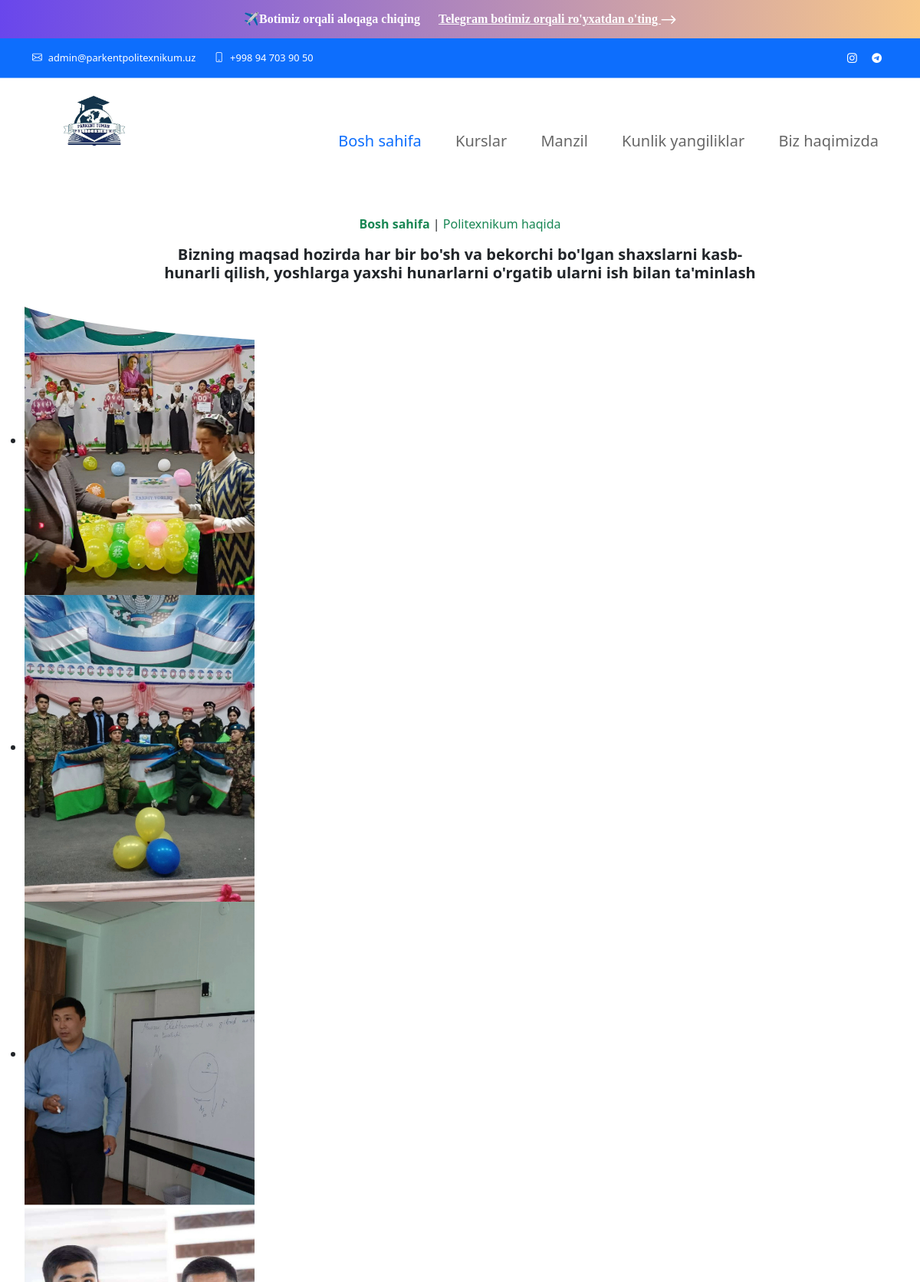
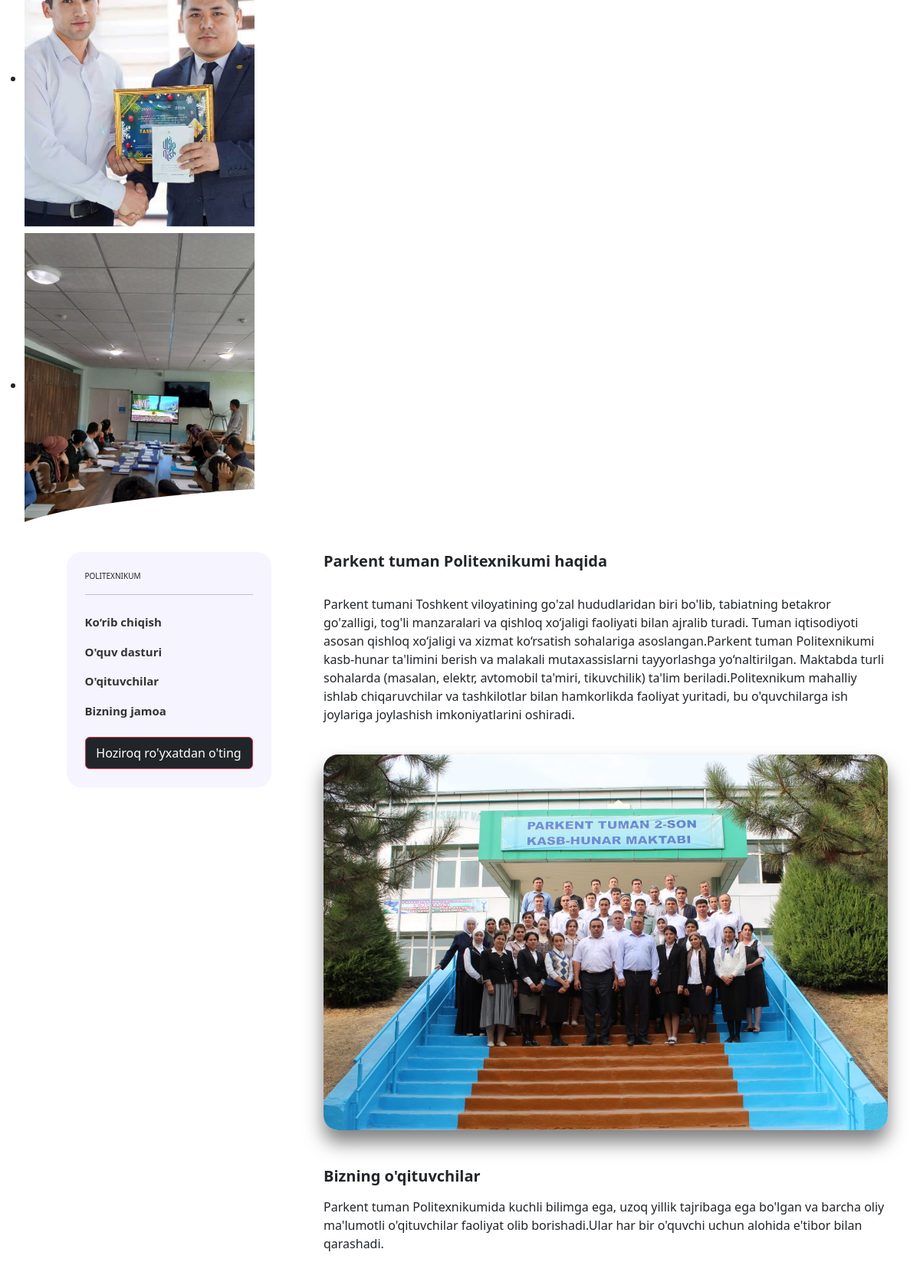
/about (upper part), run on the app's committed database (2 pictures, top to bottom).
### about/models.py (models this page shows, shortened)
class About_page_1(models.Model):
    long_desc=models.TextField()
    about_pic1=models.ImageField(upload_to="images")
    about_pic2 = models.ImageField(upload_to="images")
    about_pic3 = models.ImageField(upload_to="images")
    about_pic4 = models.ImageField(upload_to="images")
    about_pic5 = models.ImageField(upload_to="images")
    title_for_about_khm=models.CharField(max_length=300)
    about_khm=models.TextField()
    khm_picture=models.ImageField(upload_to="images")
    class Meta:
        verbose_name="Biz haqimizda 1-qism"
        verbose_name_plural ="Biz haqimizda 1-qism"

### about/views.py (the view)
# urls.py: path('about',about,name='about'),
def about(request):
    courses = Course.objects.all()
    datas = About_page_1.objects.all()
    teachers = Teacher.objects.all()
    goals = About_page_2.objects.all()
    return render(request, "about.html", {"courses": courses, "datas": datas, "teachers": teachers, 'goals': goals})

### about/models.py (called while the page is built)
    def __str__(self):
        return self.course_name

### about/templates/about.html (shortened to what this page needs)
{%extends 'navbar_only.html'%}
{%block content%}
<link rel="stylesheet" href="https://cdn.jsdelivr.net/npm/bootstrap-icons@1.9.1/font/bootstrap-icons.css">
<link rel="stylesheet" href="https://cdnjs.cloudflare.com/ajax/libs/Glide.js/3.2.0/css/glide.core.min.css">
<div id="header" class="container>
        <p class=" text-success text-center"><span><a class="text-success text-decoration-none fw-bold"
                                                      href="{%url 'index' %}">Bosh sahifa</a></span> | <a
        class="text-success text-decoration-none" href="{%url 'about'%}">Politexnikum haqida</a></p>
{%for data in datas%}
<h1 class="about_h1 fw-bold text-center">{{data.long_desc}}</h1>
</div>
<div class="glide">
    <div id="scrolling">
        <div class="glide__track" data-glide-el="track">
            <ul class="glide__slides">
                <li class="glide__slide"><img loading="lazy" src="{{data.about_pic1.url}}" alt="image" style="width:300px; height:400px;">
                </li>
                <li class="glide__slide"><img loading="lazy" src="{{data.about_pic2.url}}" alt="image">
                </li>
                <li class="glide__slide"><img loading="lazy" src="{{data.about_pic3.url}}" alt="image">
                </li>
                <li class="glide__slide"><img loading="lazy" src="{{data.about_pic4.url}}" alt="image">
                </li>
                <li class="glide__slide"><img loading="lazy" src="{{data.about_pic5.url}}" alt="image">
                </li>
            </ul>
        </div>
    </div>
</div>
{%endfor%}
<section>
    <div class="container">
        <div class="row">
            <div class="col-md-4">
                <nav id="navbar-bg" class="navbar sticky-top rounded p-4 w-75" style="font-size: 10px;">
                    <ul class="nav navbar-nav w-100">
                        <li>
                            POLITEXNIKUM
                        </li>
                        <hr>
                        <li class="nav-item">
                            <a class="nav-link fw-bold" href="#about_us"> Ko‘rib chiqish </a>
                        </li>
                        <li class="nav-item">
                            <a class="nav-link fw-bold" href="#courses"> O'quv dasturi </a>
                        </li>
                        <li class="nav-item">
                            <a class="nav-link fw-bold" href="#mentors"> O'qituvchilar </a>
                        </li>
                        <li class="nav-item">
                            <a class="nav-link fw-bold" href="#courses_room"> Bizning jamoa </a>
                        </li>
                        <br>
    <button type="button" class="btn btn-danger bg-dark p-2 text-white" data-bs-target="#exampleModalToggle" data-bs-toggle="modal">Hoziroq ro'yxatdan o'ting</button>
                    </ul>
                </nav>
            </div>
            <div class="col-md-8">
                {%for data in datas%}
                <div id="about_us">
                    <div>
                        <h1 class="fw-bold">{{data.title_for_about_khm}}</h1> <br>
                        <p>{{data.about_khm}}</p>
                    </div>
                    <img loading="lazy" src="{{data.khm_picture.url}}" class="w-100 rounded mt-4 shadow"
                         alt="image">
                </div>
                {%endfor%}
                <div id="mentors">
                    <h1 class="fw-bold mt-5">Bizning o'qituvchilar</h1>
                    <p class="mt-3">Parkent tuman Politexnikumida  kuchli bilimga ega, uzoq yillik tajribaga ega bo'lgan va barcha oliy ma'lumotli  o'qituvchilar
                        faoliyat olib borishadi.Ular har bir o'quvchi uchun alohida e'tibor bilan qarashadi.
                    </p>
                    <div class="row">
                    </div>
                </div>
            </div>
        </div>
    </div>
</section>
{%endblock%}

### about/templates/navbar_only.html (shortened to what this page needs)
{%load static%}
<html lang="en" xmlns="http://www.w3.org/1999/html">
<head>
    <link href="https://cdn.jsdelivr.net/npm/bootstrap@5.2.0/dist/css/bootstrap.min.css" rel="stylesheet"
>
    <link rel="stylesheet" href="{%static 'css/about.css' %}">
    <link rel="stylesheet" href="{%static 'css/animate.css'%}">
    <link rel="stylesheet" href="{%static 'css/carousel.css'%}">
    <link rel="stylesheet" href="{%static 'css/img_animate.css'%}">
    <link rel="stylesheet" href="{%static 'css/media.css'%}">
    <link rel="stylesheet" href="https://cdn.jsdelivr.net/npm/bootstrap-icons@1.9.1/font/bootstrap-icons.css">
</head>
<body>
<link rel="stylesheet" href="{%static 'css/navbar/style.css'%}">
<div id="flip">
          <a href="https://t.me/parkentpolitexnikumbot">
            ✈️Botimiz orqali aloqaga chiqing
            <span>
              Telegram botimiz orqali ro'yxatdan o'ting
            </span>
          </a>
</div>
<div class="site-navbar-wrap">
    <div class="site-navbar-top">
        <div class="container py-3">
            <div class="row align-items-center">
                <div class="col-6">
                    <div class="d-flex me-auto">
                        <a
                                href="mailto:admin@parkentpolitexnikum.uz"
                                target="_blank"
                                class="d-flex align-items-center me-4"
                        >
                            <i class="bi bi-envelope me-2"></i>
                            <span class="d-none d-md-inline-block">admin@parkentpolitexnikum.uz</span>
                        </a>
                        <a
                                href="tel:+998947039050    "
                                class="d-flex align-items-center me-auto"
                        >
                            <i class="bi bi-phone me-2"></i>
                            <span class="d-none d-md-inline-block"
                            >+998 94 703 90 50</span
                            >
                        </a>
                    </div>
                </div>
                <div class="col-6 text-end">
                    <div class="me-auto">
                        <a target="_blank" href="https://www.instagram.com/parkent_politexnikumi?utm_source=ig_web_button_share_sheet&igsh=ZDNlZDc0MzIxNw==" class="p-2 pl-0"><i class="bi bi-instagram"></i></a>
                        <a target="_blank" href="https://t.me/+UBsGxry5ftZjZmUy" class="p-2 pl-0"><i class="bi bi-telegram"></i></a>
                    </div>
                </div>
            </div>
        </div>
    </div>
    <div class="site-navbar site-navbar-target js-sticky-header">
        <div class="container">
            <div class="row align-items-center">
                <div class="col-2">
                    <h1 class="my-0 site-logo">
                        <a href="{%url 'index'%}">
                            <img loading="lazy" src="{%static 'logo.png'%}" width="150" alt="logo">
                        </a>
                    </h1>
                </div>
                <div class="col-10">
                    <nav class="site-navigation text-end" role="navigation">
                        <div class="container">
                            <ul
                                    class="site-menu main-menu js-clone-nav d-none d-lg-block"
                            >
                                <li class="active">
                                    <a href="{%url 'index' %}" class="nav-link">Bosh sahifa</a>
                                </li>
                                <li><a href="{%url 'courses' %}" class="nav-link">Kurslar</a></li>
                                <li>
                                    <a href="#location" class="nav-link">Manzil</a>
                                </li>
                                <li>
                                    <a href="{%url 'news' %}" class="nav-link">Kunlik yangiliklar</a>
                                </li>
                                <li>
                                    <a href="{%url 'about' %}" class="nav-link">Biz haqimizda</a>
                                </li>
                            </ul>
                        </div>
                    </nav>
                </div>
            </div>
        </div>
    </div>
</div>
{%block content%}{%endblock %}

### static/css/about.css (style rules this page uses)
.nav-item { margin-right: 10px; font-size: 19px; }
.nav-item a { color: white; }
.navbar { width: 100%; background-color: #3a3a9257; z-index: 9999; }
.shadow { box-shadow: 0rem 1rem 1.5rem rgba(0, 0, 0, 0.5) !important; }
.rounded { border-radius: 1.25rem !important; }
.rounded { border-radius: 1.2rem !important; }
nav#navbar-bg { z-index: 9999; }

### static/css/media.css (style rules this page uses)
@media only screen and (min-width: 768px) { #navbar-bg { margin: auto; } }
@media only screen and (max-width: 1279px) { .nav-item a { font-size: 14px; } }
@media only screen and (max-width: 1200px) { .nav-item a { font-size: 15px; } }
@media only screen and (max-width: 1200px) { h1 { font-size: 20px !important; } }
@media only screen and (max-width: 1200px) { p { font-size: 16px !important; } }

### static/css/navbar/style.css (style rules this page uses)
body:before { content: ""; position: absolute; top: 0; left: 0; right: 0; bottom: 0; background: rgba(0, 0, 0, 0.5); -webkit-transition: 0.3s all ease; -o-transition: 0.3s all ease; transition: 0.3s all ease; opacity: 0; visibility: hidden; z-index: 1; }
a, a:hover { text-decoration: none !important; }
.site-navbar-wrap { background-color: #0d6efd; position: absolute; z-index: 99; width: 100%; left: 0; }
.site-navbar-wrap a { color: #fff; }
.site-navbar-wrap .site-navbar-top { font-size: 0.8rem; }
.site-navbar-top { border-bottom: 1px solid rgba(255, 255, 255, 0.4); }
.site-navbar { margin-bottom: 0px; width: 100%; }
.site-navbar .site-logo { font-weight: 200; line-height: 0; top: -7px; position: relative; }
.site-navbar .site-logo a { font-weight: 200; color: #fff; font-size: 20px; font-weight: bold; text-transform: uppercase; }
.site-navbar .site-navigation .site-menu { margin-bottom: 0; }
.site-navbar .site-navigation .site-menu a { padding: 15px 0px; text-decoration: none !important; display: inline-block; font-weight: 500; }
.site-navbar .site-navigation .site-menu > li { display: inline-block; padding: 10px 10px 0; }
.site-navbar .site-navigation .site-menu > li > a { padding: 20px 10px; color: rgba(1, 1, 1, 0.6); font-size: 20px; text-decoration: none !important; }
.site-navbar .site-navigation .site-menu > li:last-child { padding-right: 0; }
.site-navbar .site-navigation .site-menu > li:last-child > a { padding-right: 0; }
.site-mobile-menu .site-nav-wrap { padding: 0; margin: 0; list-style: none; position: relative; }
.site-mobile-menu .site-nav-wrap a { padding: 10px 20px; display: block; position: relative; color: #212529; }
.site-mobile-menu .site-nav-wrap li { position: relative; display: block; }
.site-mobile-menu .site-nav-wrap li.active > a { color: #0d6efd; }
.site-mobile-menu .site-nav-wrap > li { display: block; position: relative; float: left; width: 100%; }
.site-mobile-menu .site-nav-wrap > li > a { padding-left: 20px; font-size: 20px; }
.sticky-wrapper .site-navbar { -webkit-transition: 0.3s all ease; -o-transition: 0.3s all ease; transition: 0.3s all ease; }
.sticky-wrapper .site-navbar ul li.active a { color: #0d6efd; }

### about/templates/navbar_only.html (style rules this page uses)
#flip a { display: block; color:#ffffff; font-family: 'Gilroy'; font-weight: 700; font-size: 16px; }
#flip { width: 100%; height: 50px; background-size: 200% 200%; animation: gradient 5s ease infinite; background-image: linear-gradient(90deg, #6946EC, #F8C88A, #6946ec); overflow: hidden; justify-items: center; align-items: center; text-align: center; }
#flip { display: flex; align-items: center; justify-content: center; }
#flip span { font-size: 16px; font-weight: 700; text-decoration: underline; margin-left: 20px; display: inline-block; animation: moveSpan 3s infinite alternate; }

### about/templates/about.html (style rules this page uses)
[type=button]:not(:disabled), [type=reset]:not(:disabled), [type=submit]:not(:disabled), button:not(:disabled) { background-color: #F5F4FF; color: #333; }
#navbar-bg { width: 100%; background-color: #F5F4FF; }
.nav-item > .nav-link { color: #333; }
#scrolling { background-color: white; position: relative; overflow: hidden; }
#scrolling:before, #scrolling:after { content: ''; display: block; background-color: #fff; width: 100%; height: 75px; position: absolute; z-index: 99; }
#scrolling:before { border-radius: 0% 0% 50% 50% / 0% 0% 100% 100%; top: 0; }
#scrolling:after { border-radius: 50% 50% 0% 0% / 100% 100% 0% 0% ; bottom: 15px; }
.sticky-top { top: 75px; }
#header { padding-top: 230px; text-align: center; width: 65%; margin: auto; }

### data on the page
About_page_1: long_desc "Bizning maqsad hozirda har bir bo'sh va bekorchi bo'lgan shaxslarni kasb-hunarli qilish, yoshlarga yaxshi hunarlarni o'rgatib ularni ish bilan ta'minlash", about_pic1 (picture), about_pic2 (picture), about_pic3 (picture), about_pic4 (picture), about_pic5 (picture), title_for_about_khm "Parkent tuman Politexnikumi haqida", about_khm "Parkent tumani Toshkent viloyatining go'zal hududlaridan biri bo'lib, tabiatning betakror go'zalligi, tog'li manzaralari va qishloq xo‘jaligi faoliyati bilan ajralib turadi. Tuman iqtisodiyoti asosan qishloq xo‘jaligi va xizmat ko‘rsatish sohalariga asoslangan.Parkent tuman Politexnikumi kasb-hunar ta'limini berish va malakali mutaxassislarni tayyorlashga yo‘naltirilgan. Maktabda turli sohalarda (masalan, elektr, avtomobil ta'miri, tikuvchilik) ta'lim beriladi.Politexnikum mahalliy ishlab chiqaruvchilar va tashkilotlar bilan hamkorlikda faoliyat yuritadi, bu o'quvchilarga ish joylariga joylashish imkoniyatlarini oshiradi.", khm_picture (picture)
